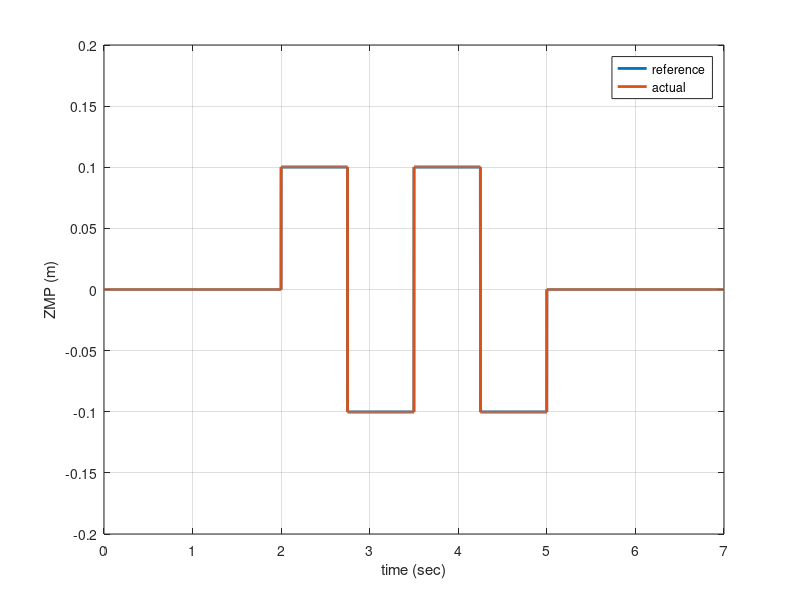
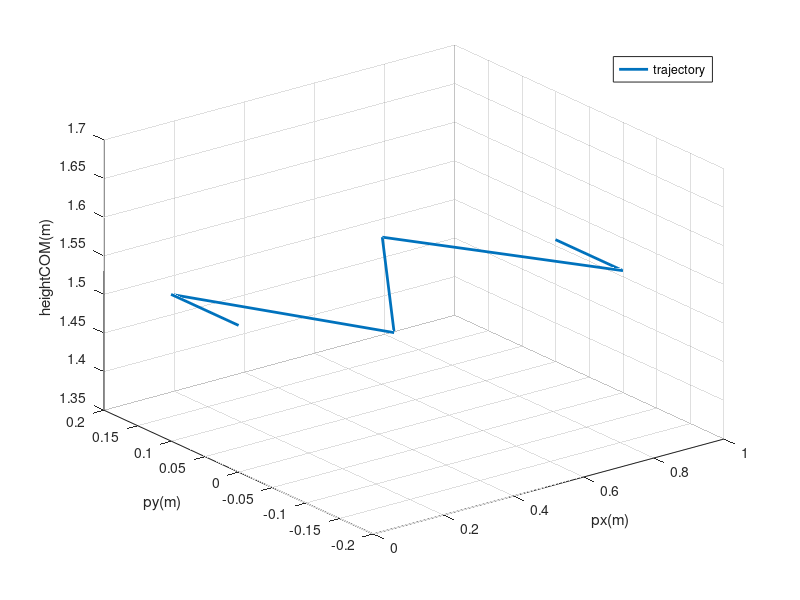
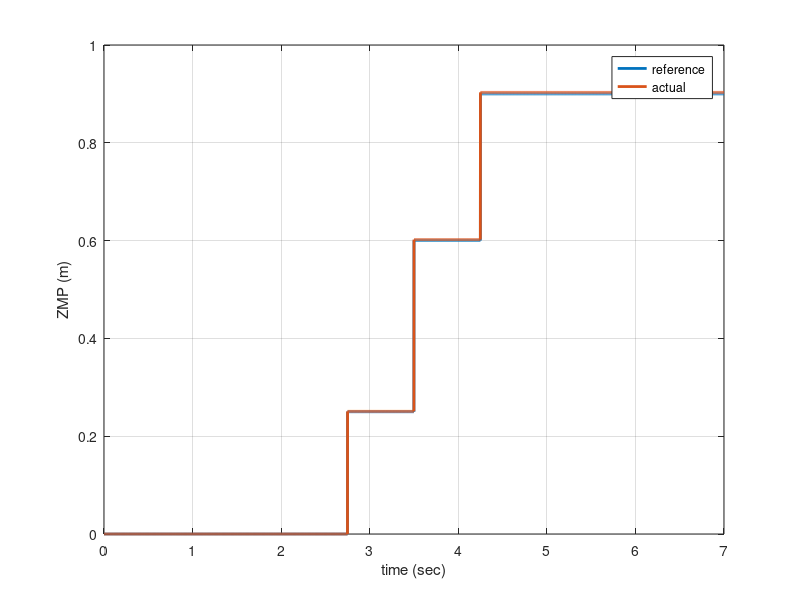
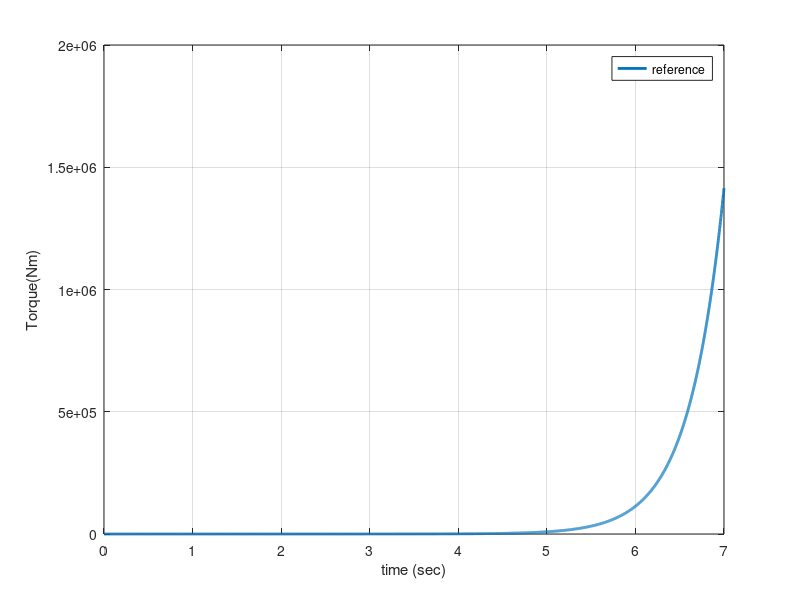

Source code (MATLAB) for these figures, in order:
load output 
t= ans(1,:);
x_act= ans(2,:);
px_act=ans(3,:);
px_ref= ans(4,:);
tao_x =ans(5,:);
y_act =ans(6,:);
py_act=ans(7,:);
py_ref=ans(8,:);
tao_y=ans(9,:);
zc=ans(10,:);

figure(1);
set(gca,'FontSize',16,'FontWeight','bold')
set(gcf,'DefaultLineLineWidth',2)
plot(t,px_ref,t,px_act);grid on;
legend('reference','actual');
xlabel('time (sec)');ylabel('ZMP (m)');

figure(2);
set(gca,'FontSize',16,'FontWeight','bold')
set(gcf,'DefaultLineLineWidth',2)
plot3(py_act,px_act,zc);grid on;
legend('trajectory');
xlabel('px(m)');ylabel('py(m)');zlabel('heightCOM(m)');

figure(3);
set(gca,'FontSize',16,'FontWeight','bold')
set(gcf,'DefaultLineLineWidth',2)
plot(t,py_ref,t,py_act);grid on;
legend('reference','actual');
xlabel('time (sec)');ylabel('ZMP (m)');

figure(4);
set(gca,'FontSize',16,'FontWeight','bold')
set(gcf,'DefaultLineLineWidth',2)
plot(t,tao_x);grid on;
legend('reference','actual');
xlabel('time (sec)');ylabel('Torque(Nm)');